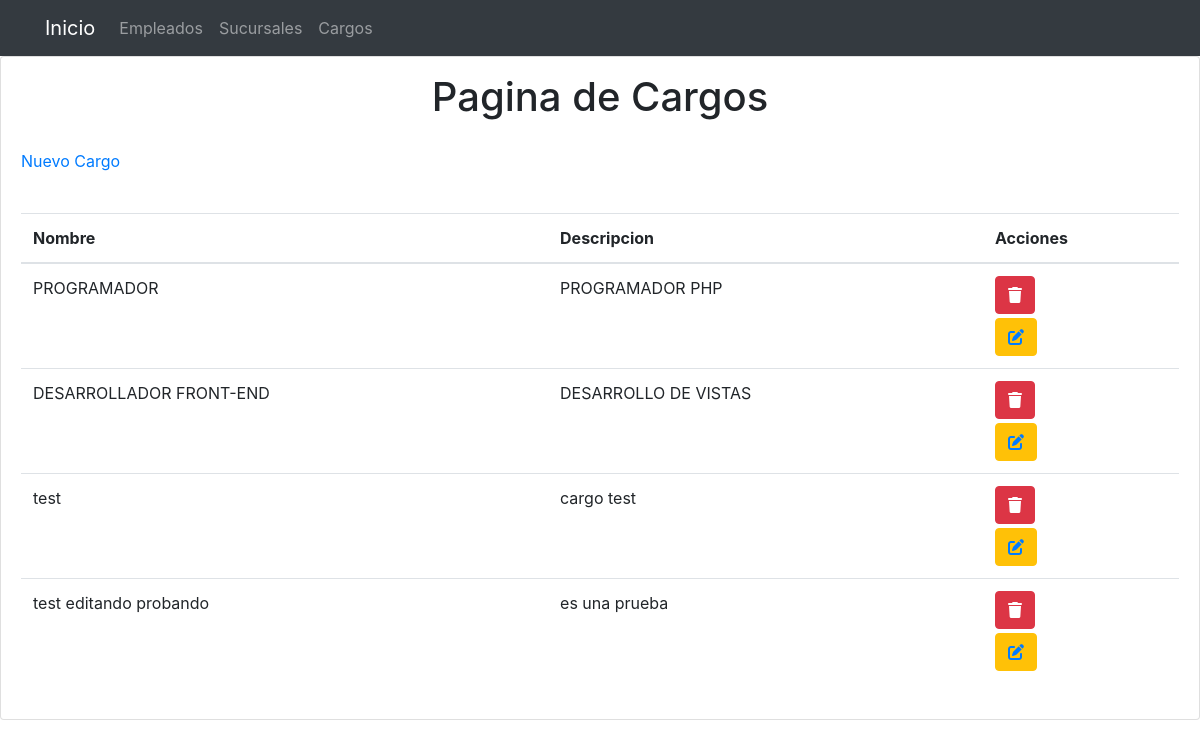
The page /index.php/cargos on the database its author committed.
### tables this page shows
CREATE TABLE `cargo` (
  `ID_CARGO` int(11) NOT NULL,
  `NOMBRE_CARGO` varchar(100) DEFAULT NULL,
  `DESCRIPCION_CARGO` varchar(200) DEFAULT NULL
);

### application/controllers/Cargos.php (called while the page is built, shortened)
<?php
class Cargos extends CI_Controller{
	public function __construct(){
		$this->load->model("Cargo_model");
		$this->load->helper("form");
	}
	public function index(){
		$data['cargos'] = $this->Cargo_model->getCargos();
		$this->load->view("cargos/index_cargos",$data);
	}
}

### index.php (called while the page is built, shortened)
<?php
require_once BASEPATH.'core/CodeIgniter.php';

### application/models/Cargo_model.php (called while the page is built, shortened)
<?php
class Cargo_model extends CI_Model{
	public function getCargos(){
		$this->db->select("*");
		$this->db->from("CARGO");
		return $result = $this->db->get()->result_array();
	}
}

### application/views/cargos/index_cargos.php (the view, shortened to what this page needs)
<!DOCTYPE html>
<html>
<head>
	<link rel="stylesheet" href="<?php echo base_url('assets/css/bootstrap.min.css'); ?>">
	<link rel="stylesheet" href="https://cdnjs.cloudflare.com/ajax/libs/font-awesome/6.4.2/css/all.min.css" />  <script src="https://cdn.jsdelivr.net/npm/axios/dist/axios.min.js"></script>
</head>
<body>
	<div class="card">
		<div class="text text-center">
			<b><h1 class="mt-3">Pagina de Cargos</h1></b>
		</div>
	<div class="card-body">
		<a class="mt-3" href="<?php echo base_url(); ?>index.php/cargos/newCargo">Nuevo Cargo</a>
	</div>
		<div class="card-body">
			<table class="table">
			  <thead>
			    <tr>
			      <th scope="col">Nombre</th>
			      <th scope="col">Descripcion</th>
			      <th scope="col">Acciones</th>
			    </tr>
			  </thead>
			  <tbody>
			  	<?php foreach ($cargos as $cargo): ?>
				    <tr>
				      <td><?php echo $cargo['NOMBRE_CARGO']; ?></td>
				      <td><?php echo $cargo['DESCRIPCION_CARGO']; ?>
				      <td><a
                               class="btn btn-xs btn-danger btn-icon-text btn-rounded btn-fw mb-1"
                               href="<?php echo base_url("/index.php/cargos/delete/".$cargo['ID_CARGO']); ?>"
                               data-toggle="tooltip" data-placement="top" title data-original-title="Eliminar" title="Eliminar">
                               <i class="fa-solid fa-trash"></i><br>
                           </a>
                            <?php
                                $attributes = array('method' => 'POST');
                                $hidden = array('idCargo' => $cargo['ID_CARGO']);
                                echo form_open('cargos/edit',$attributes,$hidden);
                                echo
                                    '<button type="submit" class="btn btn-xs btn-warning" data-toggle="tooltip" data-placement="top" title data-original-title="Editar">
                                        <i class="fas fa-edit text-primary"></i>
                                    </button><br>';
                                echo form_close();
                            ?>
                      </td>
				    </tr>
				<?php endforeach; ?>
			  </tbody>
			</table>
		</div>
	</div>
</body>
</html>

### rows shown on the page
cargo: NOMBRE_CARGO "PROGRAMADOR", DESCRIPCION_CARGO "PROGRAMADOR PHP"
cargo: NOMBRE_CARGO "DESARROLLADOR FRONT-END", DESCRIPCION_CARGO "DESARROLLO DE VISTAS"
cargo: NOMBRE_CARGO "test", DESCRIPCION_CARGO "cargo test"
cargo: NOMBRE_CARGO "test editando probando", DESCRIPCION_CARGO "es una prueba"
